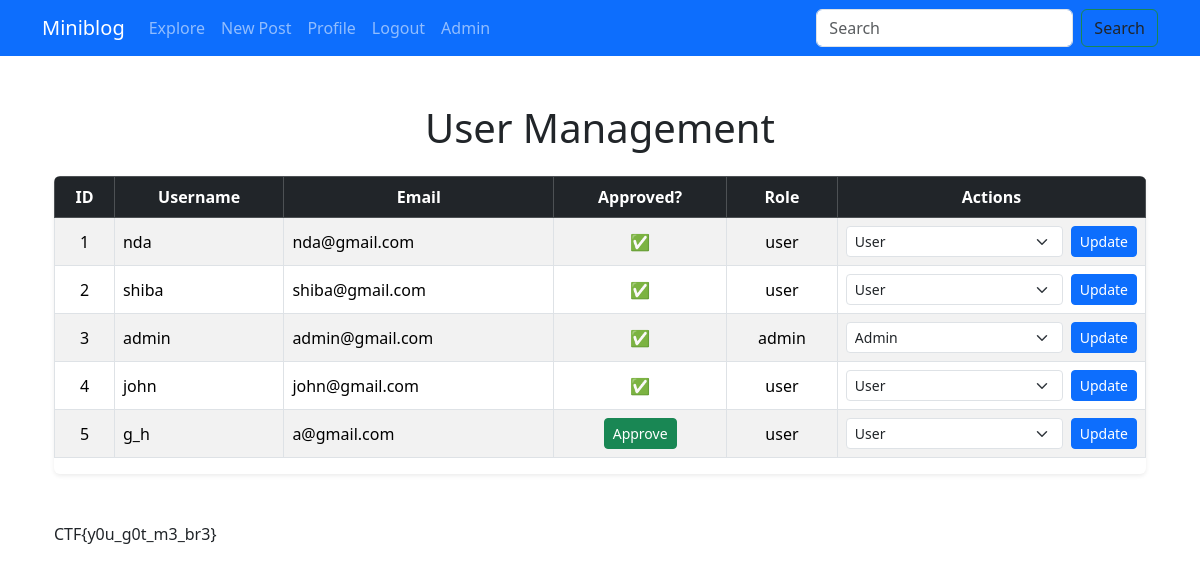
The app's page /admin/users (signed in) with its own data.
### app/models.py (models this page shows, shortened)
class User(UserMixin, db.Model):
    id: so.Mapped[int] = so.mapped_column(primary_key=True)
    username: so.Mapped[str] = so.mapped_column(sa.String(64), index=True,
                                                unique=True)
    email: so.Mapped[str] = so.mapped_column(sa.String(120), index=True,
                                             unique=True)
    password_hash: so.Mapped[Optional[str]] = so.mapped_column(sa.String(256))
    about_me: so.Mapped[Optional[str]] = so.mapped_column(sa.String(140))
    last_seen: so.Mapped[Optional[datetime]] = so.mapped_column(
        default=lambda: datetime.now(timezone.utc))
    posts: so.WriteOnlyMapped['Post'] = so.relationship(
        back_populates='author')
    is_approved: so.Mapped[bool] = so.mapped_column(default=False)
    role: so.Mapped[str] = so.mapped_column(sa.String(20), default='user')
    def is_admin(self) ->bool:
        return self.role == 'admin'

### app/routes.py (the view)
@app.route('/admin/users')
@login_required
@admin_required
def manage_users():
    users = User.query.all()
    return render_template('admin/manage_users.html', users=users)

### app/forms.py
class SearchForm(FlaskForm):
    searched = StringField('Searched', validators=[DataRequired()])
    submit = SubmitField('Submit')

### app/models.py (called while the page is built)
@login.user_loader
def load_user(id):
    return db.session.get(User, int(id))

### app/routes.py (called while the page is built)
@app.before_request
def before_request():
    if current_user.is_authenticated:
        current_user.last_seen = datetime.now(timezone.utc)
        db.session.commit()

@app.context_processor
def base():
    form = SearchForm()
    return dict(form=form)

def admin_required(func):
    from functools import wraps
    @wraps(func)
    def wrapper(*args, **kwargs):
        if not current_user.is_authenticated or not current_user.is_admin():
            flash('You do not have permission to access this page')
            return redirect(url_for('explore'))
        return func(*args, **kwargs)
    return wrapper

### app/templates/admin/manage_users.html
{% extends "base.html" %}
{% block content %}
<div class="container my-5">
  <h1 class="mb-4 text-center">User Management</h1>
  <div class="table-responsive shadow-sm rounded">
    <table class="table table-bordered table-hover table-striped align-middle">
        <thead class="table-dark text-center">
        <tr>
          <th>ID</th>
          <th>Username</th>
          <th>Email</th>
          <th>Approved?</th>
          <th>Role</th>
          <th>Actions</th>
        </tr>
      </thead>
      <tbody>
        {% for user in users %}
        <tr>
          <td class="text-center">{{ user.id }}</td>
          <td>{{ user.username }}</td>
          <td>{{ user.email }}</td>
          <td class="text-center">
            {% if user.is_approved %}
              ✅
            {% else %}
              <form method="post" action="{{ url_for('approve_user', user_id=user.id) }}" class="m-0">
                <button class="btn btn-sm btn-success">Approve</button>
              </form>
            {% endif %}
          </td>
          <td class="text-center">{{ user.role }}</td>
          <td>
            <form method="post" action="{{ url_for('set_role', user_id=user.id) }}" class="d-flex gap-2">
              <select name="role" class="form-select form-select-sm">
                <option value="user" {% if user.role == 'user' %}selected{% endif %}>User</option>
                <option value="admin" {% if user.role == 'admin' %}selected{% endif %}>Admin</option>
              </select>
              <button class="btn btn-sm btn-primary" type="submit">Update</button>
            </form>
          </td>
        </tr>
        {% endfor %}
      </tbody>
    </table>
  </div>
  <br/><br/>
  <p>CTF{y0u_g0t_m3_br3}</p>
</div>
{% endblock %}

### records on screen
User: id "1", username "nda", email "nda@gmail.com", role "user", role "User"
User: id "2", username "shiba", email "shiba@gmail.com", role "user", role "User"
User: id "3", username "admin", email "admin@gmail.com", role "admin", role "Admin"
User: id "4", username "john", email "john@gmail.com", role "user", role "User"
User: id "5", username "g_h", email "a@gmail.com", role "user", role "User"
